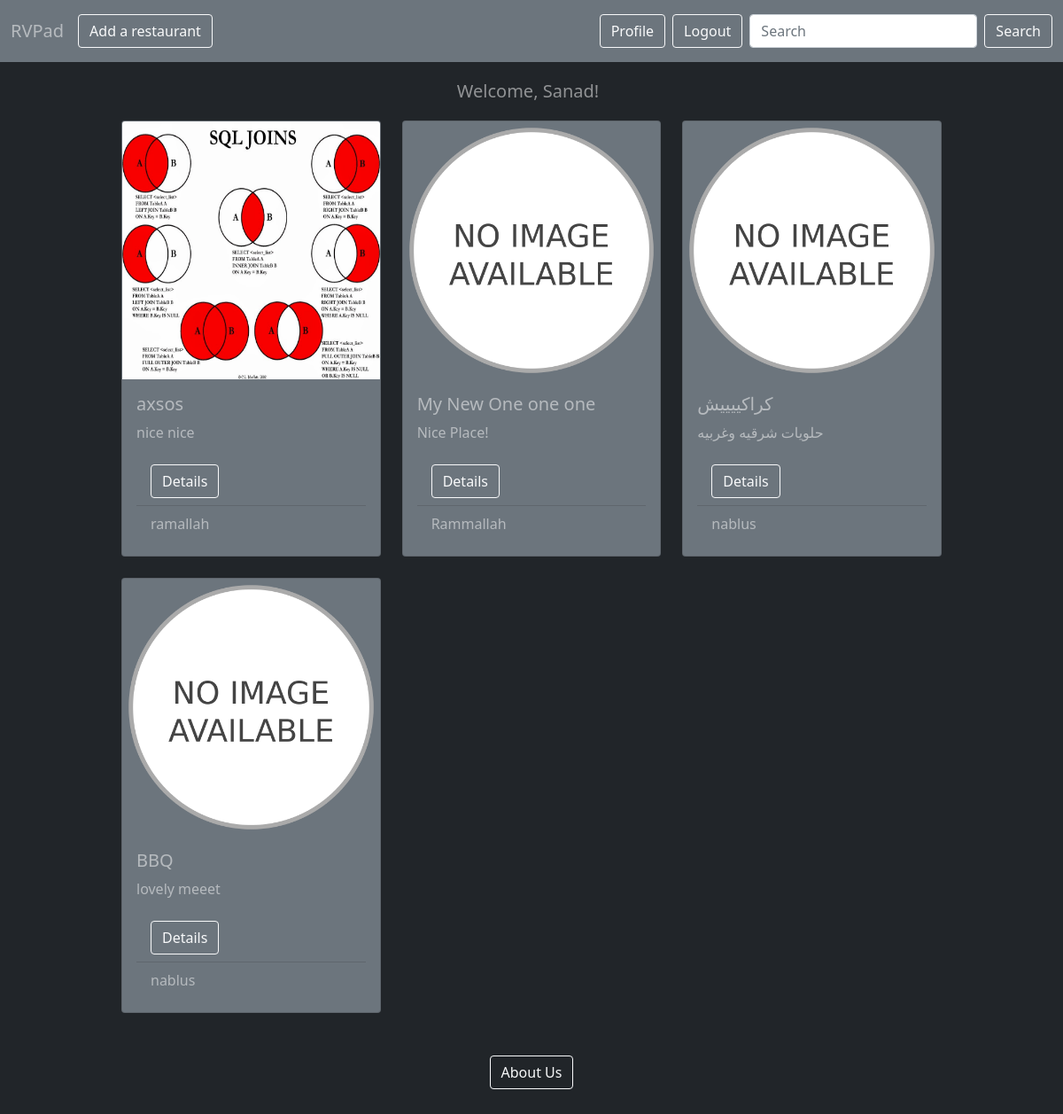
The app's page /rvpad/restaurants (signed in), older data.
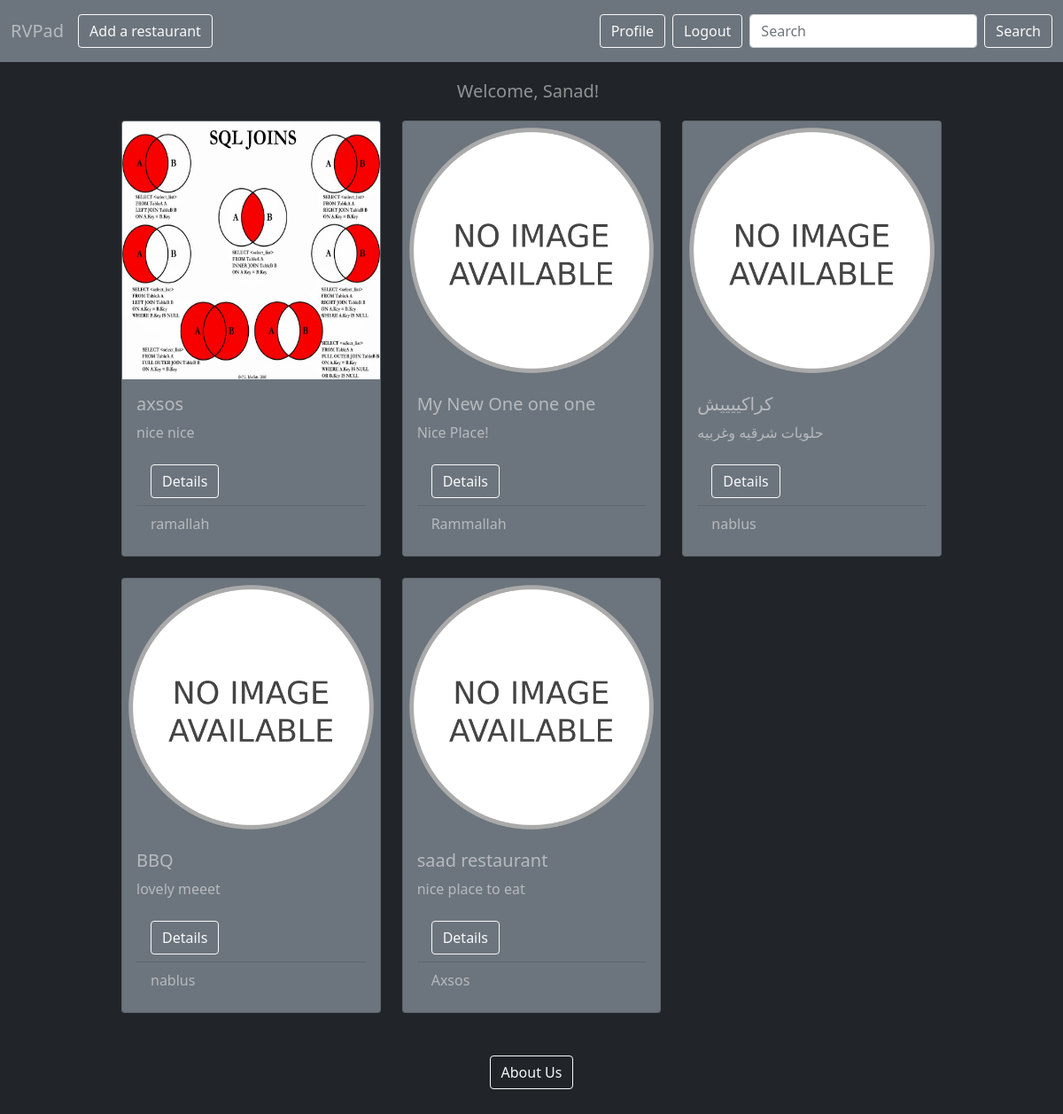
The same page, newer data.
### rvpad_app/models.py (models this page shows, shortened)
class Restaurant(models.Model):
    name = models.CharField(max_length=255)
    description = models.TextField()
    location = models.CharField(max_length=255)
    image = models.ImageField(
        upload_to='images/', default='/static/imgs/no_image.png')
    posted_by = models.ForeignKey(
        User, related_name="restaurants", on_delete=models.CASCADE)
    created_at = models.DateTimeField(auto_now_add=True)
    updated_at = models.DateTimeField(auto_now=True)
    objects = RestaurantManager()

### rvpad_app/views.py (the view)
# urls.py: path('restaurants', views.restaurants),
def restaurants(request):
    if 'userid' in request.session:
        context = {
            'rests': Restaurant.objects.all(),
            'user': User.objects.get(id=request.session['userid']),
        }
        return render(request, 'home.html', context)
    else:
        return redirect('/login_register')

### rvpad_app/templates/home.html (shortened to what this page needs)
<!DOCTYPE html>
<html lang="en">
  <head>
    <link
      href="https://cdn.jsdelivr.net/npm/bootstrap@5.1.3/dist/css/bootstrap.min.css"
      rel="stylesheet"
    />
  </head>
  <body class="bg-dark text-white-50">
    <nav class="navbar navbar-expand-lg navbar-dark bg-secondary">
      <div class="container-fluid">
        <a class="navbar-brand text-white-50" href="/">RVPad</a>
        <div class="collapse navbar-collapse" id="navbarSupportedContent">
          <ul class="navbar-nav me-auto mb-2 mb-lg-0">
            <li class="nav-item">
              <a
                class="btn btn-outline-light"
                aria-current="page"
                href="/rvpad/restaurants/new"
                >Add a restaurant</a
              >
            </li>
          </ul>
          <ul class="navbar-nav mb-2 mb-lg-0">
            <li class="my-2">
              <a
                href="/rvpad/users/{{request.session.userid}}"
                class="btn btn-outline-light me-2"
                >Profile</a
              >
            </li>
            <li class="my-2">
              <a href="/logout" class="btn btn-outline-light me-2">Logout</a>
            </li>
          </ul>
          <form action="/rvpad/search" method="post" class="d-flex">
            <input
              class="form-control me-2"
              type="text"
              name="search"
              placeholder="Search"
              aria-label="Search"
            />
            <button class="btn btn-outline-light" type="submit">Search</button>
          </form>
        </div>
      </div>
    </nav>
    <div class="container">
    <div class="row mt-3">
      <div class="col-md-6 offset-md-3 col-sm-8 offset-sm-2 col-10 offset-1 text-center">
        <h4 class="navbar-brand text-white-50 my-sm-0 ms-auto me-2">
          Welcome, {{user.first_name}}!
        </h4>
      </div>
    </div>
      <div class="row mt-3 mb-5">
        <div class="col-lg-10 offset-lg-1 col-12">
          <div class="row row-cols-1 row-cols-md-3 row-cols-sm-2 g-4">
            {%for rest in rests%}
            <div class="col">
              <div class="card h-100 bg-secondary">
                <img
                  src="{{rest.image.url}}"
                  class="card-img-top h-75"
                  alt="Restaurant Image"
                />
                <div class="card-body">
                  <h5 class="card-title">{{rest.name}}</h5>
                  <p class="card-text">{{rest.description}}</p>
                  <ul class="list-group list-group-flush">
                    <li class="list-group-item bg-secondary text-white-50">
                      <a
                        href="/rvpad/restaurants/{{rest.id}}"
                        class="btn btn-outline-light"
                        >Details</a
                      >
                    </li>
                    <li class="list-group-item bg-secondary text-white-50">
                      {{rest.location}}
                    </li>
                  </ul>
                </div>
              </div>
            </div>
            {%endfor%}
          </div>
        </div>
      </div>
      <div class="row">
        <div class="col-4 offset-4 text-center mb-5">
          <a
            class="btn btn-outline-light"
            aria-current="page"
            href="/rvpad/about_us"
            >About Us</a
          >
        </div>
      </div>
    </div>
  </body>
</html>

Row changes from the older to the newer data that the page shows:
added Restaurant: image (placeholder picture), name "saad restaurant", description "nice place to eat", location "Axsos"
